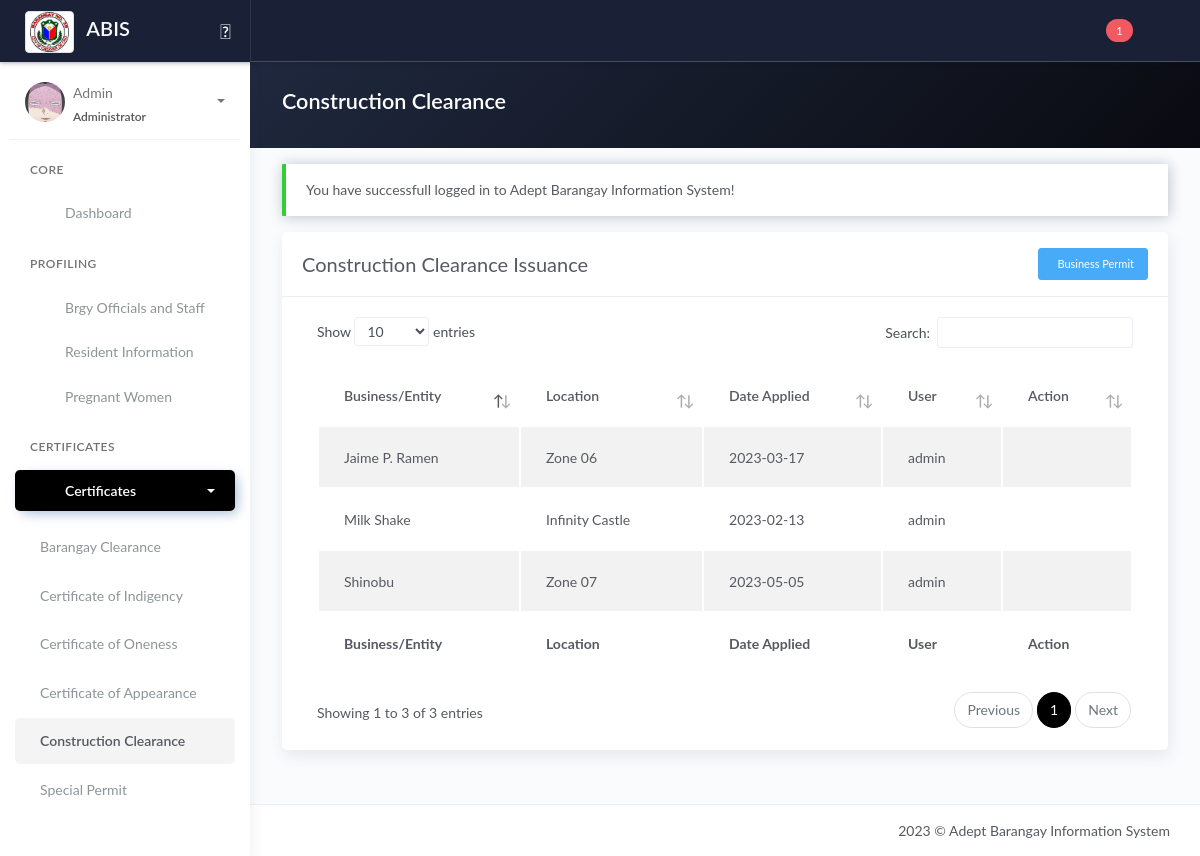
The page /business_permit.php (signed in) on the database as committed earlier.
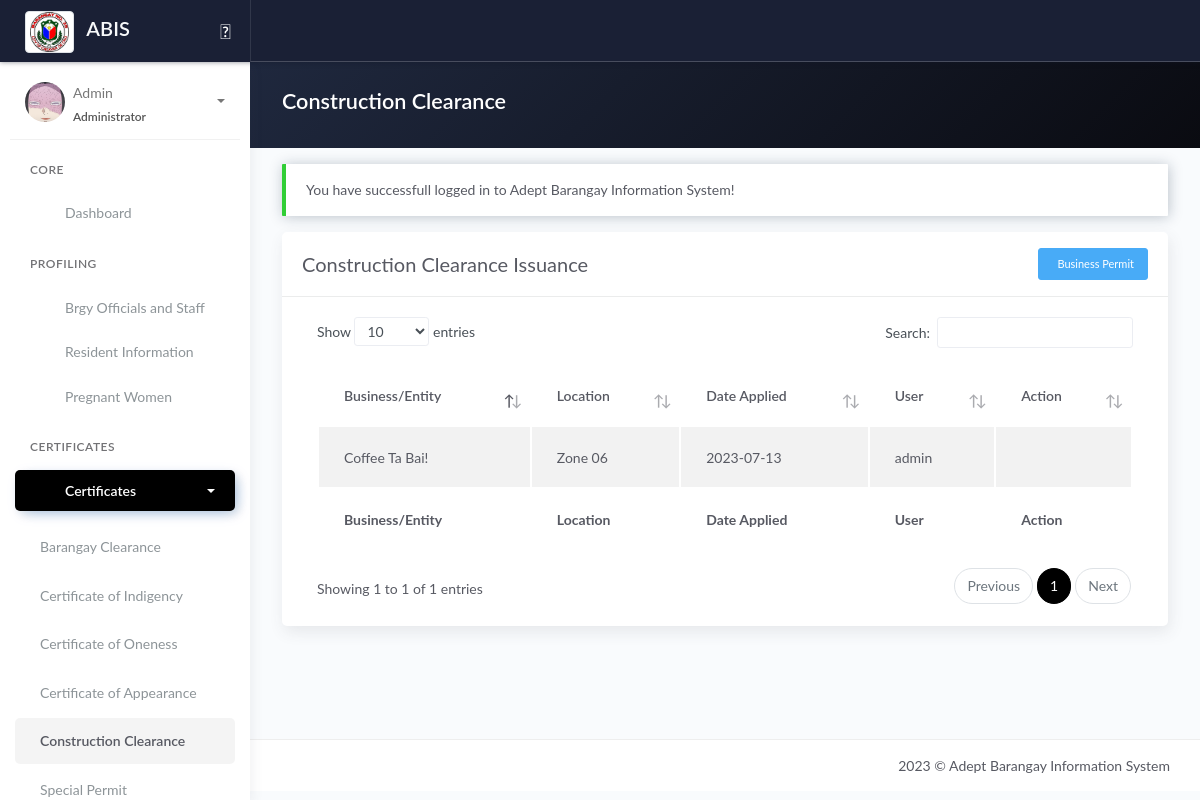
The same page on the database as committed later.
### tables this page shows
CREATE TABLE `tblpermit` (
  `id_permit` int(11) NOT NULL,
  `name` varchar(80) DEFAULT NULL,
  `location` varchar(250) DEFAULT NULL,
  `applied` date DEFAULT NULL,
  `id_user` varchar(10) NOT NULL
);

CREATE TABLE `tbl_users` (
  `id_user` int(11) NOT NULL,
  `user_username` varchar(50) DEFAULT NULL,
  `user_firstname` varchar(100) NOT NULL,
  `user_middlename` varchar(100) NOT NULL,
  `user_lastname` varchar(100) NOT NULL,
  `password` varchar(100) DEFAULT NULL,
  `user_type` varchar(20) DEFAULT NULL,
  `avatar` text DEFAULT NULL,
  `status` varchar(8) NOT NULL DEFAULT 'Active',
  `created_at` timestamp NOT NULL DEFAULT current_timestamp(),
  `updated_at` timestamp NOT NULL DEFAULT current_timestamp() ON UPDATE current_timestamp()
);

### model/fetch_support.php (called while the page is built)
<?php
$querySupport = "SELECT * FROM tbl_support WHERE `status_support` = 'pending'";
$resultSupport = $conn->query($querySupport)->num_rows;

### business_permit.php (the view, shortened to what the changed rows need)
<?php include 'server/server.php' ?>
<?php
$query = "SELECT *, tblpermit.id_permit as id, tbl_users.id_user as user_id FROM tblpermit JOIN tbl_users ON tbl_users.id_user=tblpermit.id_user";
$result = $conn->query($query);
$permit = array();
while ($row = $result->fetch_assoc()) {
	$permit[] = $row;
}
$query_check_chairman = "SELECT * FROM tblofficials JOIN tblposition ON tblofficials.id_position=tblposition.id_position WHERE tblposition.position='Barangay Chairman' AND `archive` = '0'";
$check_chairman = $conn->query($query_check_chairman)->fetch_assoc();
?>
<!DOCTYPE html>
<html lang="en">
<head>
	<?php include 'templates/header.php' ?>
</head>
<body>
	<div class="wrapper">
		<?php include 'templates/main-header.php' ?>
		<div class="main-panel">
			<div class="content">
				<div class="panel-header bg-dark-gradient">
					<div class="page-inner">
						<div class="d-flex align-items-left align-items-md-center flex-column flex-md-row">
							<div>
								<h2 class="text-white fw-bold">Construction Clearance</h2>
							</div>
						</div>
					</div>
				</div>
				<div class="page-inner">
					<div class="row mt--2">
						<div class="col-md-12">
							<div class="card">
								<div class="card-body">
									<div class="table-responsive">
										<table id="residenttable" class="display table table-striped">
											<thead>
												<tr>
													<th scope="col">Business/Entity</th>
													<th scope="col">Location</th>
													<th scope="col">Date Applied</th>
													<th scope="col">User</th>
													<?php if (isset($_SESSION['username'])) : ?>
														<th scope="col">Action</th>
													<?php endif ?>
												</tr>
											</thead>
											<tbody>
												<?php if (!empty($permit)) : ?>
													<?php foreach ($permit as $row) : ?>
														<tr>
															<td><?= ucwords($row['name']) ?></td>
															<td><?= ucwords($row['location']) ?></td>
															<td><?= $row['applied'] ?></td>
															<td><?= $row['user_username'] ?></td>
															<?php if (isset($_SESSION['username'])) : ?>
																<td>
																	<div class="form-button-action">
																		<?php if (!isset($check_chairman['status'])) : ?>
																			<a type="button" onclick="showCheck_chairman_secretary()" data-toggle="modal" class="btn btn-link btn-danger" data-original-title="Generate Permit">
																				<i class="fas fa-file-alt"></i>
																			</a>
																		<?php elseif (isset($check_chairman['status'])) : ?>
																			<?php if ($check_chairman['status'] == 'Incumbent') : ?>
																				<a type="button" data-toggle="modal" href="#business_permit<?= $row['id_permit'] ?>" class="btn btn-link btn-primary" data-original-title="Generate Permit">
																				</a>
																			<?php else : ?>
																				<a type="button" onclick="showCheck_chairman_secretary()" data-toggle="modal" class="btn btn-link btn-danger" data-original-title="Generate Permit">
																					<i class="fas fa-file-alt"></i>
																				</a>
																			<?php endif ?>
																		<?php endif ?>
																	</div>
																</td>
															<?php endif ?>
														</tr>
													<?php endforeach ?>
												<?php endif ?>
											</tbody>
											<tfoot>
												<tr>
													<th scope="col">Business/Entity</th>
													<th scope="col">Location</th>
													<th scope="col">Date Applied</th>
													<th scope="col">User</th>
													<?php if (isset($_SESSION['username'])) : ?>
														<th scope="col">Action</th>
													<?php endif ?>
												</tr>
											</tfoot>
										</table>
									</div>
								</div>
							</div>
						</div>
					</div>
				</div>
			</div>
		</div>
	</div>
	<?php include 'templates/footer.php' ?>
</body>
</html>

### templates/main-header.php (shortened to what the changed rows need)
<?php include 'model/fetch_support.php' ?>
<div class="main-header">
    <nav class="navbar navbar-header navbar-expand-lg bg-dark">
        <div class="container-fluid">
            <ul class="navbar-nav topbar-nav ml-md-auto align-items-center">
                <?php if ($_SESSION['role'] == 'administrator') : ?>
                    <li class="nav-item dropdown hidden-caret">
                        <a class="nav-link dropdown-toggle" href="#" id="messageDropdown" role="button" data-toggle="dropdown" aria-haspopup="true" aria-expanded="false">
                            <?php if ($resultSupport > 0) : ?>
                                <i class="icon-bell"></i> <span class="badge badge-danger"><?= number_format($resultSupport) ?></span>
                            <?php else : ?>
                                <i class="icon-bell"></i> <span class="badge badge-danger"></span>
                            <?php endif ?>
                        </a>
                    </li>
                <?php endif ?>
            </ul>
        </div>
    </nav>
</div>

Rows that differ between the two databases and show on the page:
removed tblpermit: name "Jaime P. Ramen", location "Zone 06", applied "2023-03-17", id_user.user_username "admin"
removed tblpermit: name "Shinobu", location "Zone 07", applied "2023-05-05", id_user.user_username "admin"
changed tblpermit "admin": name "Milk Shake" → "Coffee Ta Bai!"; location "Infinity Castle" → "Zone 06"; applied "2023-02-13" → "2023-07-13"
Other text that changed with them:
text written by a page script: "Show entries Search: Showing 1 to 3 of 3 entries Previous 1 Next" → "Show entries Search: Showing 1 to 1 of 1 entries Previous 1 Next"
$resultSupport: "1" → (not shown)
